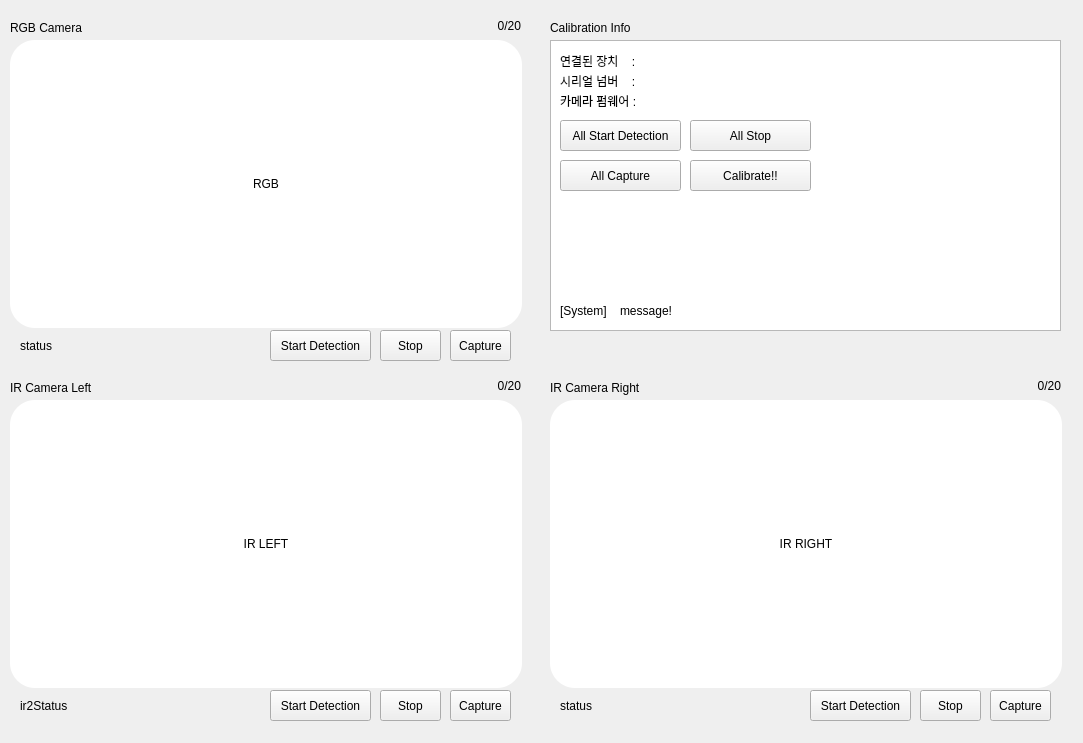
<?xml version="1.0" encoding="UTF-8"?>
<ui version="4.0">
 <class>CalibrationModule</class>
 <widget class="QWidget" name="CalibrationModule">
  <property name="geometry">
   <rect>
    <x>0</x>
    <y>0</y>
    <width>1083</width>
    <height>743</height>
   </rect>
  </property>
  <property name="windowTitle">
   <string>Form</string>
  </property>
  <widget class="QLabel" name="irRightLabel">
   <property name="geometry">
    <rect>
     <x>550</x>
     <y>400</y>
     <width>512</width>
     <height>288</height>
    </rect>
   </property>
   <property name="styleSheet">
    <string notr="true"> border-radius: 25px; background: white;</string>
   </property>
   <property name="text">
    <string>IR RIGHT</string>
   </property>
   <property name="alignment">
    <set>Qt::AlignCenter</set>
   </property>
  </widget>
  <widget class="QLabel" name="serialNum">
   <property name="geometry">
    <rect>
     <x>660</x>
     <y>70</y>
     <width>141</width>
     <height>21</height>
    </rect>
   </property>
   <property name="text">
    <string/>
   </property>
  </widget>
  <widget class="QPushButton" name="rightStart">
   <property name="geometry">
    <rect>
     <x>810</x>
     <y>690</y>
     <width>101</width>
     <height>31</height>
    </rect>
   </property>
   <property name="text">
    <string>Start Detection</string>
   </property>
  </widget>
  <widget class="QPushButton" name="allStart">
   <property name="geometry">
    <rect>
     <x>560</x>
     <y>120</y>
     <width>121</width>
     <height>31</height>
    </rect>
   </property>
   <property name="text">
    <string>All Start Detection</string>
   </property>
  </widget>
  <widget class="QPushButton" name="rgbStart">
   <property name="geometry">
    <rect>
     <x>270</x>
     <y>330</y>
     <width>101</width>
     <height>31</height>
    </rect>
   </property>
   <property name="text">
    <string>Start Detection</string>
   </property>
  </widget>
  <widget class="QLabel" name="label_2">
   <property name="geometry">
    <rect>
     <x>20</x>
     <y>690</y>
     <width>241</width>
     <height>31</height>
    </rect>
   </property>
   <property name="styleSheet">
    <string notr="true"/>
   </property>
   <property name="text">
    <string>ir2Status</string>
   </property>
  </widget>
  <widget class="QLabel" name="irLeftLabel">
   <property name="geometry">
    <rect>
     <x>10</x>
     <y>400</y>
     <width>512</width>
     <height>288</height>
    </rect>
   </property>
   <property name="styleSheet">
    <string notr="true"> border-radius: 25px; background: white;</string>
   </property>
   <property name="text">
    <string>IR LEFT</string>
   </property>
   <property name="alignment">
    <set>Qt::AlignCenter</set>
   </property>
  </widget>
  <widget class="QPushButton" name="rgbCapture">
   <property name="geometry">
    <rect>
     <x>450</x>
     <y>330</y>
     <width>61</width>
     <height>31</height>
    </rect>
   </property>
   <property name="text">
    <string>Capture</string>
   </property>
  </widget>
  <widget class="QLabel" name="label_7">
   <property name="geometry">
    <rect>
     <x>560</x>
     <y>300</y>
     <width>61</width>
     <height>21</height>
    </rect>
   </property>
   <property name="text">
    <string>[System]</string>
   </property>
  </widget>
  <widget class="QPushButton" name="leftStart">
   <property name="geometry">
    <rect>
     <x>270</x>
     <y>690</y>
     <width>101</width>
     <height>31</height>
    </rect>
   </property>
   <property name="text">
    <string>Start Detection</string>
   </property>
  </widget>
  <widget class="QPushButton" name="allCapture">
   <property name="geometry">
    <rect>
     <x>560</x>
     <y>160</y>
     <width>121</width>
     <height>31</height>
    </rect>
   </property>
   <property name="text">
    <string>All Capture</string>
   </property>
  </widget>
  <widget class="QLabel" name="deviceFirmware_2">
   <property name="geometry">
    <rect>
     <x>560</x>
     <y>70</y>
     <width>91</width>
     <height>21</height>
    </rect>
   </property>
   <property name="sizePolicy">
    <sizepolicy hsizetype="Preferred" vsizetype="Preferred">
     <horstretch>0</horstretch>
     <verstretch>0</verstretch>
    </sizepolicy>
   </property>
   <property name="text">
    <string>시리얼 넘버    : </string>
   </property>
   <property name="alignment">
    <set>Qt::AlignLeading|Qt::AlignLeft|Qt::AlignVCenter</set>
   </property>
  </widget>
  <widget class="QPushButton" name="startCalibrate">
   <property name="geometry">
    <rect>
     <x>690</x>
     <y>160</y>
     <width>121</width>
     <height>31</height>
    </rect>
   </property>
   <property name="text">
    <string>Calibrate!!</string>
   </property>
  </widget>
  <widget class="QPushButton" name="rgbStop">
   <property name="geometry">
    <rect>
     <x>380</x>
     <y>330</y>
     <width>61</width>
     <height>31</height>
    </rect>
   </property>
   <property name="text">
    <string>Stop</string>
   </property>
  </widget>
  <widget class="QLabel" name="ir1Status">
   <property name="geometry">
    <rect>
     <x>560</x>
     <y>690</y>
     <width>241</width>
     <height>31</height>
    </rect>
   </property>
   <property name="styleSheet">
    <string notr="true"/>
   </property>
   <property name="text">
    <string>status</string>
   </property>
  </widget>
  <widget class="QLabel" name="camName">
   <property name="geometry">
    <rect>
     <x>660</x>
     <y>50</y>
     <width>141</width>
     <height>21</height>
    </rect>
   </property>
   <property name="text">
    <string/>
   </property>
  </widget>
  <widget class="QLabel" name="rgbStatus">
   <property name="geometry">
    <rect>
     <x>20</x>
     <y>330</y>
     <width>241</width>
     <height>31</height>
    </rect>
   </property>
   <property name="styleSheet">
    <string notr="true"/>
   </property>
   <property name="text">
    <string>status</string>
   </property>
  </widget>
  <widget class="QPushButton" name="allStop">
   <property name="geometry">
    <rect>
     <x>690</x>
     <y>120</y>
     <width>121</width>
     <height>31</height>
    </rect>
   </property>
   <property name="text">
    <string>All Stop</string>
   </property>
  </widget>
  <widget class="QLabel" name="deviceName">
   <property name="geometry">
    <rect>
     <x>560</x>
     <y>50</y>
     <width>91</width>
     <height>21</height>
    </rect>
   </property>
   <property name="sizePolicy">
    <sizepolicy hsizetype="Preferred" vsizetype="Preferred">
     <horstretch>0</horstretch>
     <verstretch>0</verstretch>
    </sizepolicy>
   </property>
   <property name="text">
    <string>연결된 장치    : </string>
   </property>
   <property name="alignment">
    <set>Qt::AlignLeading|Qt::AlignLeft|Qt::AlignVCenter</set>
   </property>
  </widget>
  <widget class="QPushButton" name="leftStop">
   <property name="geometry">
    <rect>
     <x>380</x>
     <y>690</y>
     <width>61</width>
     <height>31</height>
    </rect>
   </property>
   <property name="text">
    <string>Stop</string>
   </property>
  </widget>
  <widget class="QLabel" name="rgbCount">
   <property name="geometry">
    <rect>
     <x>470</x>
     <y>10</y>
     <width>51</width>
     <height>31</height>
    </rect>
   </property>
   <property name="text">
    <string>0/20</string>
   </property>
   <property name="alignment">
    <set>Qt::AlignRight|Qt::AlignTrailing|Qt::AlignVCenter</set>
   </property>
  </widget>
  <widget class="QLabel" name="firmwareVer">
   <property name="geometry">
    <rect>
     <x>660</x>
     <y>90</y>
     <width>141</width>
     <height>21</height>
    </rect>
   </property>
   <property name="text">
    <string/>
   </property>
  </widget>
  <widget class="QLabel" name="leftCount">
   <property name="geometry">
    <rect>
     <x>470</x>
     <y>370</y>
     <width>51</width>
     <height>31</height>
    </rect>
   </property>
   <property name="text">
    <string>0/20</string>
   </property>
   <property name="alignment">
    <set>Qt::AlignRight|Qt::AlignTrailing|Qt::AlignVCenter</set>
   </property>
  </widget>
  <widget class="QPushButton" name="leftCapture">
   <property name="geometry">
    <rect>
     <x>450</x>
     <y>690</y>
     <width>61</width>
     <height>31</height>
    </rect>
   </property>
   <property name="text">
    <string>Capture</string>
   </property>
  </widget>
  <widget class="QLabel" name="deviceFirmware">
   <property name="geometry">
    <rect>
     <x>560</x>
     <y>90</y>
     <width>91</width>
     <height>21</height>
    </rect>
   </property>
   <property name="sizePolicy">
    <sizepolicy hsizetype="Preferred" vsizetype="Preferred">
     <horstretch>0</horstretch>
     <verstretch>0</verstretch>
    </sizepolicy>
   </property>
   <property name="text">
    <string>카메라 펌웨어 : </string>
   </property>
   <property name="alignment">
    <set>Qt::AlignLeading|Qt::AlignLeft|Qt::AlignVCenter</set>
   </property>
  </widget>
  <widget class="QLabel" name="rgbLabel">
   <property name="geometry">
    <rect>
     <x>10</x>
     <y>40</y>
     <width>512</width>
     <height>288</height>
    </rect>
   </property>
   <property name="styleSheet">
    <string notr="true"> border-radius: 25px; background: white;</string>
   </property>
   <property name="text">
    <string>RGB</string>
   </property>
   <property name="textFormat">
    <enum>Qt::AutoText</enum>
   </property>
   <property name="alignment">
    <set>Qt::AlignCenter</set>
   </property>
  </widget>
  <widget class="QLabel" name="rightCount">
   <property name="geometry">
    <rect>
     <x>1010</x>
     <y>370</y>
     <width>51</width>
     <height>31</height>
    </rect>
   </property>
   <property name="text">
    <string>0/20</string>
   </property>
   <property name="alignment">
    <set>Qt::AlignRight|Qt::AlignTrailing|Qt::AlignVCenter</set>
   </property>
  </widget>
  <widget class="QPushButton" name="rightCapture">
   <property name="geometry">
    <rect>
     <x>990</x>
     <y>690</y>
     <width>61</width>
     <height>31</height>
    </rect>
   </property>
   <property name="text">
    <string>Capture</string>
   </property>
  </widget>
  <widget class="QListWidget" name="ir2CaptureList">
   <property name="geometry">
    <rect>
     <x>550</x>
     <y>40</y>
     <width>511</width>
     <height>291</height>
    </rect>
   </property>
  </widget>
  <widget class="QLabel" name="message">
   <property name="geometry">
    <rect>
     <x>620</x>
     <y>300</y>
     <width>431</width>
     <height>21</height>
    </rect>
   </property>
   <property name="text">
    <string>message!</string>
   </property>
  </widget>
  <widget class="QPushButton" name="rightStop">
   <property name="geometry">
    <rect>
     <x>920</x>
     <y>690</y>
     <width>61</width>
     <height>31</height>
    </rect>
   </property>
   <property name="text">
    <string>Stop</string>
   </property>
  </widget>
  <widget class="QLabel" name="label_5">
   <property name="geometry">
    <rect>
     <x>10</x>
     <y>20</y>
     <width>511</width>
     <height>16</height>
    </rect>
   </property>
   <property name="text">
    <string>RGB Camera</string>
   </property>
  </widget>
  <widget class="QLabel" name="label">
   <property name="geometry">
    <rect>
     <x>10</x>
     <y>380</y>
     <width>511</width>
     <height>16</height>
    </rect>
   </property>
   <property name="text">
    <string>IR Camera Left</string>
   </property>
  </widget>
  <widget class="QLabel" name="label_10">
   <property name="geometry">
    <rect>
     <x>550</x>
     <y>380</y>
     <width>511</width>
     <height>16</height>
    </rect>
   </property>
   <property name="text">
    <string>IR Camera Right</string>
   </property>
  </widget>
  <widget class="QLabel" name="label_9">
   <property name="geometry">
    <rect>
     <x>550</x>
     <y>20</y>
     <width>511</width>
     <height>16</height>
    </rect>
   </property>
   <property name="text">
    <string>Calibration Info</string>
   </property>
  </widget>
  <zorder>ir2CaptureList</zorder>
  <zorder>irRightLabel</zorder>
  <zorder>serialNum</zorder>
  <zorder>rightStart</zorder>
  <zorder>allStart</zorder>
  <zorder>rgbStart</zorder>
  <zorder>label_2</zorder>
  <zorder>irLeftLabel</zorder>
  <zorder>rgbCapture</zorder>
  <zorder>label_7</zorder>
  <zorder>leftStart</zorder>
  <zorder>allCapture</zorder>
  <zorder>deviceFirmware_2</zorder>
  <zorder>startCalibrate</zorder>
  <zorder>rgbStop</zorder>
  <zorder>ir1Status</zorder>
  <zorder>camName</zorder>
  <zorder>rgbStatus</zorder>
  <zorder>allStop</zorder>
  <zorder>deviceName</zorder>
  <zorder>leftStop</zorder>
  <zorder>rgbCount</zorder>
  <zorder>firmwareVer</zorder>
  <zorder>leftCount</zorder>
  <zorder>leftCapture</zorder>
  <zorder>deviceFirmware</zorder>
  <zorder>rgbLabel</zorder>
  <zorder>rightCount</zorder>
  <zorder>rightCapture</zorder>
  <zorder>message</zorder>
  <zorder>rightStop</zorder>
  <zorder>label_5</zorder>
  <zorder>label</zorder>
  <zorder>label_10</zorder>
  <zorder>label_9</zorder>
 </widget>
 <resources/>
 <connections/>
</ui>
